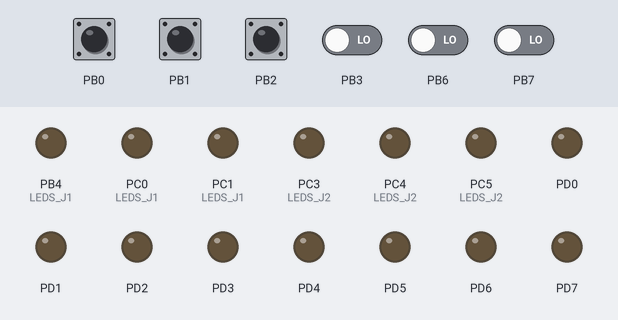
The program below on a simulated ATmega328P, built with avr-gcc and emulated at 16 MHz. Shown: output pins drawn as LEDs (lit = HIGH). Inputs (shaded band) come from the test bench; at power-on: PB0–2 HIGH, PB3, PB6, PB7 LOW.

Above: at 1.2 s.
1.3 s: PB2 pulled LOW for 0.15 s
At 2.0 s:
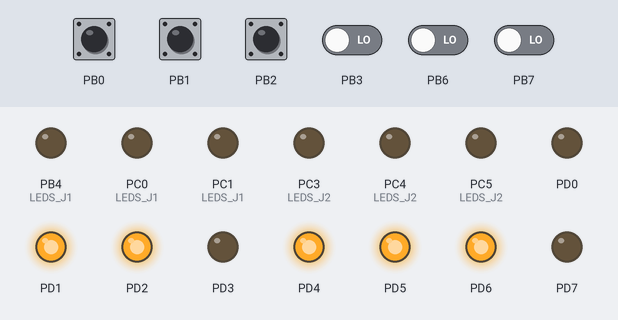
7.4 s: PB0 pulled LOW for 0.15 s
At 7.8 s:
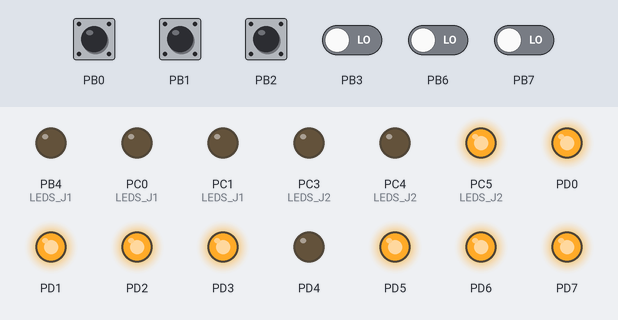
9.0 s: PB1 pulled LOW for 0.15 s
At 10.2 s:
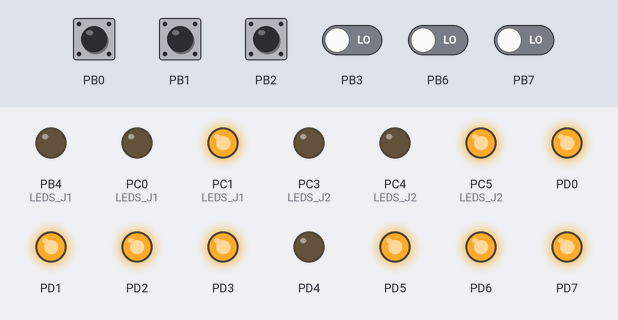
10.6 s: PB0 pulled LOW for 1 s
At 11.5 s:
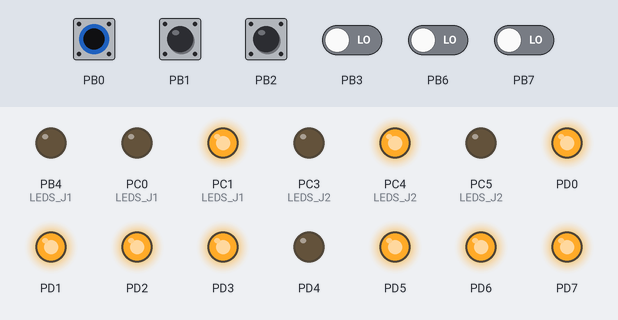
13.1 s: PB1 pulled LOW for 1 s
At 13.4 s:
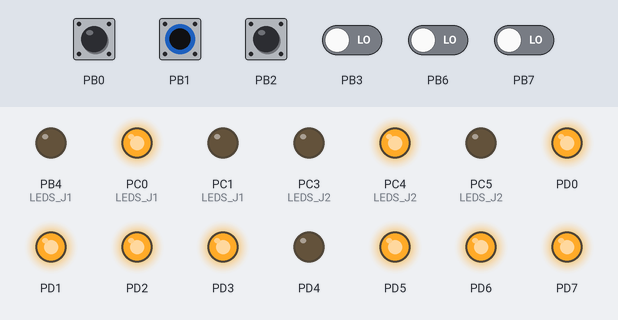
15.6 s: PB0 pulled LOW for 0.15 s
At 16.5 s:
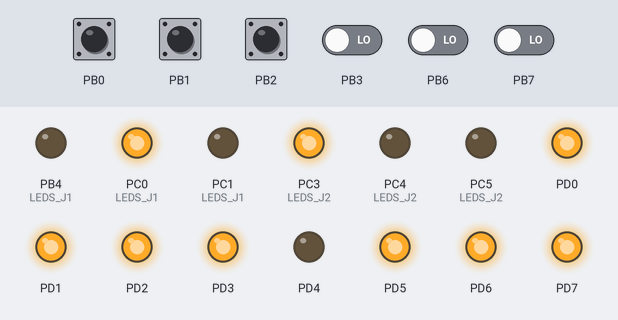
Timing chart, 0 to 18.2 s (numbered marks = the images above; inputs shaded):
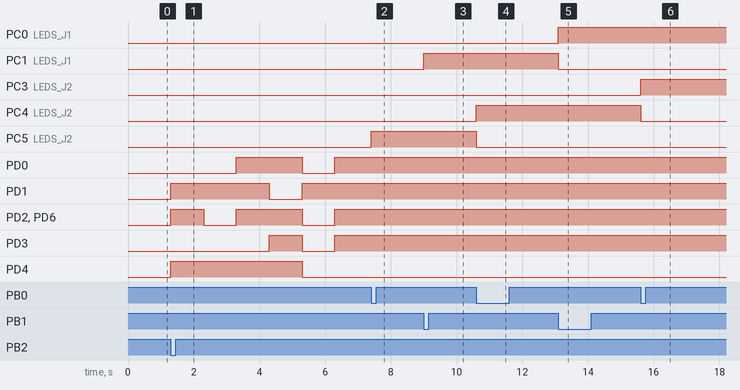

The program:

main.c
```c
/*
 * Laboratorio1.c
 *
 * Created: 15/01/2026 19:13:45
 * Author : Fabián Lopez 23655
 */

#define F_CPU 16000000UL
#define antirebote 60 //Generar constante para el antirebote
#include <avr/io.h>
#include <avr/interrupt.h>
#include "DisplayNum/DisplayNum.h"
#include "LibreriaConfig/LibreriaConfig.h"

typedef enum {Espera, Contando, Jugando, Finalizado} estado_juego;


void setup(void);

estado_juego estado = Espera;

uint8_t contadorJ1 = 0;//Contador de botonazos jugador 1
uint8_t contadorJ2 = 0;//Contador de botonazos jugador 2
uint8_t caso_DIP7 = 0;//Display
//uint8_t inicio = 0;// Valor para inicio del juego

volatile uint8_t estado_pinb = 0xFF; // para flancos (solo 1->0)


int main(void)
{
    setup();

    while (1)
    {

    }
}
/*******************************FUNCIONES**************************************/

void setup() {
	cli();
	//Colocar pueto C como salidas
	DDRC = (1<<DDC1)|(1<<DDC2)|(1<<DDC3)|(1<<DDC4)|(1<<DDC5)|(1<<DDC0);
	//Colocar PB4 y PB5 como salidas
	DDRB |= (1<<DDB4)|(1<<DDB5);
	//Colocar pueto D como salidas
	DDRD = 0xFF;

	setup_timer0();
	setup_timer();
	setup_interrup_boton();

	estado_pinb = PINB;
	sei();
}

void LEDS_J2(uint8_t c)
{
	//J2: PC5, PC5, PC3, PC2
	PORTC &= ~((1<<PORTC5)|(1<<PORTC4)|(1<<PORTC3)|(1<<PORTC2));

	switch (c) {
		case 1: PORTC |= (1<<PORTC5); break;
		case 2: PORTC |= (1<<PORTC4); break;
		case 3: PORTC |= (1<<PORTC3); break;
		case 4: PORTC |= (1<<PORTC2); break;
		default: break;
	}
}

void LEDS_J1(uint8_t c)
{
	// J1: PC1, PC0, PB5, PB4
	PORTC &= ~((1<<PORTC1)|(1<<PORTC0));
	PORTB &= ~((1<<PORTB5)|(1<<PORTB4));

	switch (c) {
		case 1: PORTC |= (1<<PORTC1); break;
		case 2: PORTC |= (1<<PORTC0); break;
		case 3: PORTB |= (1<<PORTB5); break;
		case 4: PORTB |= (1<<PORTB4); break;
		default: break;
	}
}

void LEDS_ganador(uint8_t ganador)
{
	estado = Finalizado; //Se cambia el estado para que ya no se puedan realizar otras acciones

	detener_timer();

	// Bloquea  los botones
	PCICR &= ~(1 << PCIE0);
	PCIFR |= (1 << PCIF0);

	// Mostrar número del ganador en el display (1 o 2)
	contador09PD(ganador);

	//Encender LEDS del ganador y apagar los del perdedor
	if (ganador == 1) {
		PORTC |= (1<<PORTC1)|(1<<PORTC0);
		PORTB |= (1<<PORTB5)|(1<<PORTB4);
		PORTC &= ~((1<<PORTC5)|(1<<PORTC4)|(1<<PORTC3)|(1<<PORTC2));
		} else {
		PORTC |= (1<<PORTC5)|(1<<PORTC4)|(1<<PORTC3)|(1<<PORTC2);
		PORTC &= ~((1<<PORTC1)|(1<<PORTC0));
		PORTB &= ~((1<<PORTB5)|(1<<PORTB4));
	}

}

/*******************************INTERUPCIONES**************************************/
ISR(TIMER1_COMPA_vect){
	//Al utilizar empezar timer te manda aca
	//Si el display esta contando no se puede modicar
	if (estado != Contando)
	{
		detener_timer();
		return;
	}

	//Si ya se mostro el 0
	if (caso_DIP7 == 0)
	{
		//Cuando el display muestre 0 se puede iniciar
		estado = Jugando;
		detener_timer();

		//Habilita los botones
		estado_pinb = PINB;
		PCIFR |= (1 << PCIF0);
		PCICR |= (1 << PCIE0);
		return;

	}
	caso_DIP7--;
	contador09PD(caso_DIP7);
}

//Boton para inicio y los puntos para los jugadores
ISR(PCINT0_vect) {
	uint32_t ultimo_pb0 = 0;
	uint32_t ultimo_pb1 = 0;
	uint32_t ultimo_pb2 = 0;

	uint8_t actual = PINB;
	uint8_t cambio = actual ^ estado_pinb;//Se compara con un XOR si hubo un cambio entre los PB(si fue presionado y soltado un boton)
	uint8_t pulldown = cambio & estado_pinb & ~actual;//Evalua que se haya soltado el boton
	estado_pinb = actual;

	uint32_t tiempoAnti = cont_ms;

	if (estado == Finalizado) return;

	//Estado espera bloque que los demas botones actuen hasta el inicio
	if (estado == Espera){
		if (pulldown & (1<<PINB2)){
			if ((tiempoAnti - ultimo_pb2) < antirebote) return;
			ultimo_pb2 = tiempoAnti;

			estado = Contando;
			// Bloquea botones durante el conteo
			PCICR &= ~(1 << PCIE0);
			PCIFR |= (1 << PCIF0);

			caso_DIP7 = 5;//Comienza el conteo desde 5
			contador09PD(caso_DIP7);
			empezar_timer();
		}
		return;

	}

	//Durante el conteo ignorar todo
	if (estado == Contando) return;

	if (estado == Jugando)//Si ya termino el conteo del display
	{
		//Se revisa si el pinb0 ya paso el antirebote
		if (pulldown & (1<<PINB0)) {
			if ((tiempoAnti - ultimo_pb0) >= antirebote) {
				ultimo_pb0 = tiempoAnti;
				//Si el contador no ha llegado a 4 seguir sumando en el decada
				if (contadorJ2 < 5) contadorJ2++;
				LEDS_J2(contadorJ2);
				//Se llego o se paso el jugador es considerado ganador
				if (contadorJ2 >= 5) LEDS_ganador(2);
			}
		}
		//Se revisa si el pinb1 ya paso el antirebote
		if (pulldown& (1<<PINB1)) {
			if ((tiempoAnti - ultimo_pb1) >= antirebote) {
				ultimo_pb1 = tiempoAnti;

				if (contadorJ1 < 5) contadorJ1++;
				LEDS_J1(contadorJ1);

				if (contadorJ1 >= 5) LEDS_ganador(1);
			}
		}
	}
}
```

DisplayNum.c
```c
/*
 * CFile1.c
 *
 * Created: 15/01/2026 19:20:21
 *  Author: Fabián Lopez 23655
 */

#include "DisplayNum.h"

void contador09PD(uint8_t num)
{
	//Con las conexiones del display en PD1 en c, PD0 en  GND, PD2 en d, PD3 en e, PD4 en g, PD5 en f, PD6 en a, PD7 en b

		switch (num)
		{
			case 5:
			//Display 5
			PORTD |=  (1<<PORTD6);
			PORTD |=  (1<<PORTD5);
			PORTD |=  (1<<PORTD4);
			PORTD |=  (1<<PORTD1);
			PORTD |=  (1<<PORTD2);
			PORTD &= ~(1<<PORTD0);
			PORTD &= ~(1<<PORTD3);
			PORTD &= ~(1<<PORTD7);
			break;

			case 4:
			//Display 4 f g c b encendido
			PORTD &=  ~(1<<PORTD6);
			PORTD |=  (1<<PORTD5);
			PORTD |=  (1<<PORTD4);
			PORTD |=  (1<<PORTD1);
			PORTD &=  ~(1<<PORTD2);
			PORTD &= ~(1<<PORTD0);
			PORTD &= ~(1<<PORTD3);
			PORTD |=  (1<<PORTD7);
			break;

			case 3:
			//Display 3 f e apagado
			PORTD |=  (1<<PORTD6);
			PORTD &=  ~(1<<PORTD5);
			PORTD |=  (1<<PORTD4);
			PORTD |=  (1<<PORTD1);
			PORTD |=  (1<<PORTD2);
			PORTD |=  (1<<PORTD0);
			PORTD &= ~(1<<PORTD3);
			PORTD |=  (1<<PORTD7);
			break;

			case 2:
			//Display 2 f c apagado
			PORTD |=  (1<<PORTD6);
			PORTD &=  ~(1<<PORTD5);
			PORTD |=  (1<<PORTD4);
			PORTD &=  ~(1<<PORTD1);
			PORTD |=  (1<<PORTD2);
			PORTD |=  (1<<PORTD0);
			PORTD |=  (1<<PORTD3);
			PORTD |=  (1<<PORTD7);
			break;

			case 1:
			//Display 1 b c encendido
			PORTD &= ~(1<<PORTD6);
			PORTD &= ~(1<<PORTD5);
			PORTD &= ~(1<<PORTD4);
			PORTD |=  (1<<PORTD1);
			PORTD &= ~(1<<PORTD2);
			PORTD &= ~(1<<PORTD0);
			PORTD &= ~(1<<PORTD3);
			PORTD |=  (1<<PORTD7);
			break;

			case 0:
			//Display 0 g apagado
			PORTD |=  (1<<PORTD6);
			PORTD |=  (1<<PORTD5);
			PORTD &=  ~(1<<PORTD4);
			PORTD |=  (1<<PORTD1);
			PORTD |=  (1<<PORTD2);
			PORTD |=  (1<<PORTD0);
			PORTD |=  (1<<PORTD3);
			PORTD |=  (1<<PORTD7);
			break;

			default:
			break;
		}


}
```

DisplayNum.h
```c
/*
 * DisplayNum.h
 *
 * Created: 15/01/2026 19:20:50
 *  Author: Fabián Lopez 23655
 */


#ifndef DISPLAYNUM_H_
#define DISPLAYNUM_H_

#include <avr/io.h>

void contador09PD(uint8_t num); //Crear variable para poder decir el caso actual


#endif /* DISPLAYNUM_H_ */
```

LibreriaConfig.c
```c
/*
 * LibreriaConfig.c
 *
 * Created: 21/01/2026 17:43:03
 *  Author: fabis
 */

#define F_CPU 16000000UL
#include <avr/io.h>
#include <avr/interrupt.h>

volatile uint32_t cont_ms = 0;

void setup_timer(void) {
	TCCR1A = 0;
	TCCR1B = 0;

	//Activar el modo CTC(clear timer on compare) que me dicta que al ser iguales se reinician
	TCCR1B |= (1 << WGM12);
	// Se carga el valor para igualar a 1 segundo
	//Velocidad micro 16,000,000Hz/ prescaler 1024 - 1 = 15, 624
	OCR1A = 15624;
	// Habilita interrupción por comparación
	TIMSK1 |= (1 << OCIE1A);
}

void empezar_timer(void) {
	TCNT1 = 0;//El valor que cuenta los ticks del timer
	TIFR1 |= (1 << OCF1A);
	TCCR1B |= (1 << CS12) | (1 << CS10); // Prescaler 1024
}

void detener_timer(void) {
	TCCR1B &= ~((1 << CS12) | (1 << CS11) | (1 << CS10)); // Detiene el Timer
}

ISR(TIMER0_COMPA_vect){
	cont_ms++;
}

void setup_timer0(void)
{
	// CTC
	TCCR0A = (1 << WGM01);
	TCCR0B = 0;

	// 16MHz / 64 = 250kHz -> 1ms = 250 ticks -> OCR0A = 249
	OCR0A = 249;
	TCNT0 = 0;

	// Limpia flag compare
	TIFR0 |= (1 << OCF0A);

	// Habilita interrupción compare A
	TIMSK0 |= (1 << OCIE0A);

	// Arranca Timer0 prescaler 64
	TCCR0B |= (1 << CS01) | (1 << CS00);
}


void setup_interrup_boton(void) {
	// PB0 y PB1 entradas con pull-up
	DDRB  &= ~((1<<DDB0) | (1<<DDB1) | (1<<DDB2));
	PORTB |=  (1<<PORTB0) | (1<<PORTB1)| (1<<PORTB2);

	//Activa interrupciones en todas las entradas del puerto B
	PCICR |= (1 << PCIE0);
	//Habilita la interrupcion cuando ocurre un cambio en la entrada
	// Habilita PCINT0 (PB0), PCINT1 (PB1), PCINT2 (PB2)
	PCMSK0 |= (1 << PCINT0) | (1 << PCINT1) | (1 << PCINT2);


}
```

LibreriaConfig.h
```c
/*
 * LibreriaConfig.h
 *
 * Created: 21/01/2026 17:43:28
 *  Author: fabis
 */


#ifndef LIBRERIACONFIG_H_
#define LIBRERIACONFIG_H_

#include <avr/io.h>

void setup_timer(void);//Funcion para preparar timer1
void empezar_timer(void);
void detener_timer(void);
void setup_interrup_boton(void);//Funcion para preparar botones

void setup_timer0(void);
extern volatile uint32_t cont_ms; //Contador de milisegundos


#endif /* LIBRERIACONFIG_H_ */
```

Measured:
- after the input at 1.3 s, PD0: LOW → HIGH after 2.0 s, → LOW 2.0 s later, → HIGH 1.0 s later; PD1: LOW → HIGH at once, → LOW 3.0 s later, → HIGH 1.0 s later
- after the input at 7.4 s, PC5 (LEDS_J2): LOW → HIGH at once
- after the input at 9.0 s, PC1 (LEDS_J1): LOW → HIGH at once
- after the input at 10.6 s, PC4 (LEDS_J2): LOW → HIGH at once; PC5 (LEDS_J2): HIGH → LOW at once
- after the input at 13.1 s, PC0 (LEDS_J1): LOW → HIGH at once; PC1 (LEDS_J1): HIGH → LOW at once
- after the input at 15.6 s, PC3 (LEDS_J2): LOW → HIGH at once; PC4 (LEDS_J2): HIGH → LOW at once
